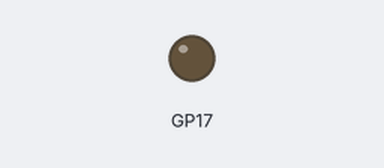
This program was run on a simulated Raspberry Pi Pico running MicroPython. On the bench: output pins drawn as LEDs (lit = HIGH).

Above: at 0.2 s.
Timing chart, 0 to 1.7 s (numbered marks = the images above):
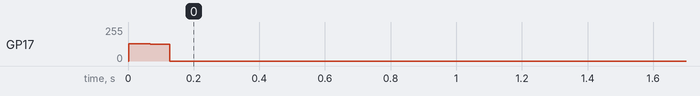

The program:

nec.py
```python
from machine import Pin
import rp2


# Carrier frequency 38kHz
# Working frequency 380kHz, duty factor = 1/2
# Pulse when irq is cleared. Space when irq is set
@rp2.asm_pio(set_init=rp2.PIO.OUT_LOW)
def led():
    irq(4)
    wrap_target()
    set(pins, 0)    [3]
    wait(0, irq, 4)
    set(pins, 1)    [4]
    wrap()


# Controller for IR transmitter led with NEC protocol
# Working frequenty 50kHz
# Data format:
# Protocol:
# -- Leader Code
# ---- Pulse:  9ms
# ---- Space:  4.5ms
# -- Address Code (16 bit)
# ---- Pulse:  560us
# ---- Space:  560us for bit 0, 1690us for bit 1
# -- Data Code (16 bit)
# ---- Pulse:  560us
# ---- Space:  560us for bit 0, 1690us for bit 1
# -- Stop Bit: 560us pulse
# -- Gap:      140ms space
@rp2.asm_pio(out_shiftdir=rp2.PIO.SHIFT_RIGHT)
def nec_tx():
    wrap_target()
    pull()
    # Leader Code: Pulse 9ms = 20us * 25 * 18
    set(x, 17)
    irq(clear, 4)
    label('leader_pulse')
    jmp(x_dec, 'leader_pulse')  [24]
    # Leader Code: Space 4.5ms = 20us * 25 * 9
    set(x, 8)
    irq(4)
    label('leader_space')
    jmp(x_dec, 'leader_space')  [24]

    # Address Code and Data Code
    label('sending')
    # Pulse 560us = 20us * 28
    irq(clear, 4)
    out(x, 1)       [26]
    # Space 560us = 20us * (26 + 1 + 1) include two jmps
    irq(4)          [25]
    jmp(not_x, 'bit_zero')

    # Space 1690us - 560us = 1130us = 20us * 57 - 10us
    # ignore this 10 us because of frequency
    nop()           [27]
    nop()           [28]
    label('bit_zero')
    jmp(not_osre, 'sending')  # stop sending when osr is empty

    # Stop Bit: Pulse 560us = 20us * 28
    irq(clear, 4)   [27]

    # Gap: Space 140ms = 20us * 28 * 5 * 25 * 2
    irq(4)
    set(x, 1)
    set(y, 24)
    label("gap")
    nop()               [27]
    nop()               [27]
    nop()               [27]
    nop()               [27]
    jmp(y_dec, "gap")   [27]
    set(y, 24)
    jmp(x_dec, "gap")
    wrap()


class NECTransport:
    def __init__(self, pin=17):
        self.sm_led = rp2.StateMachine(0, led, freq=38_000 * 10, set_base=Pin(pin))
        self.sm_ctrl = rp2.StateMachine(1, nec_tx, freq=50_000, set_base=Pin(pin))
        self.active()

    def active(self):
        self.sm_led.active(1)
        self.sm_ctrl.active(1)

    def deactive(self):
        self.sm_led.active(0)
        self.sm_ctrl.active(0)

    def send(self, address, command):
        command_code = ((~command) << 8) + command if command <= 0xff else command
        address_code = ((~address) << 8) + address if address <= 0xff else address
        code = (command_code << 16) + address_code

        self.sm_ctrl.put(code)


if __name__ == '__main__':
    tx = NECTransport()
    tx.send(0x654c, 0x41)
```

Measured:
- by itself, GP17: 0/255 → 128/255 at 0.00 s, → 127/255 0.07 s later, → 0/255 0.06 s later
